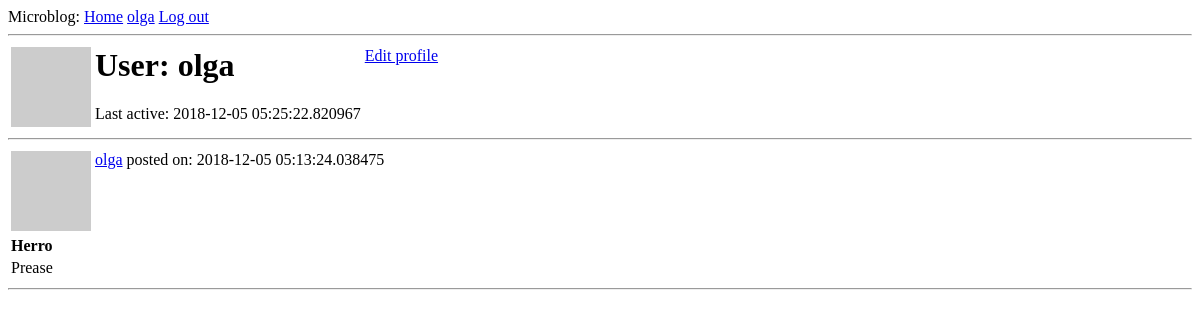
The page /user/olga (signed in) on the database as committed earlier.
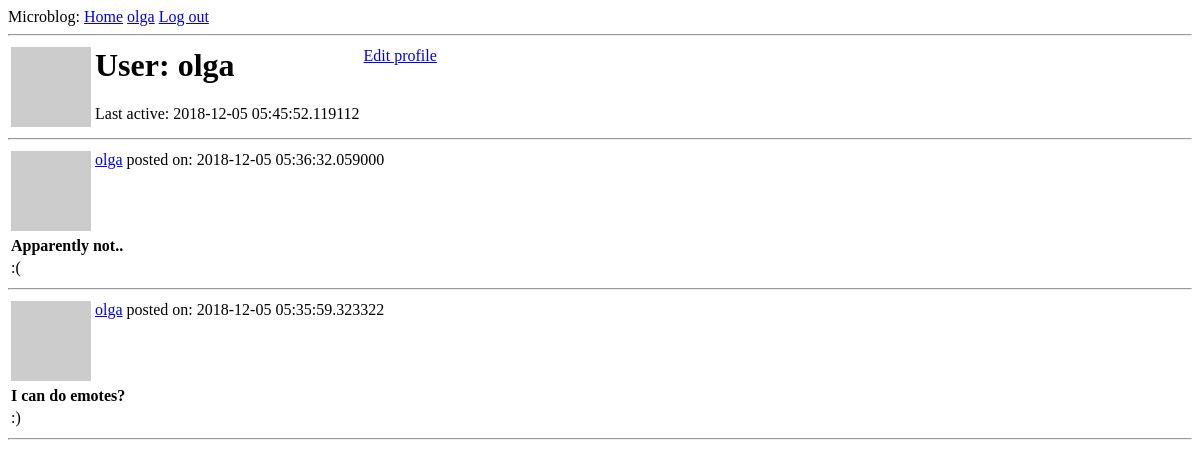
The same page on the database as committed later.
### app/models.py (models this page shows, shortened)
class User(UserMixin, db.Model):
    id            = db.Column(db.Integer, primary_key = True)
    username      = db.Column(db.String(64), index = True, unique = True)
    email         = db.Column(db.String(128), index = True, unique = True)
    password_hash = db.Column(db.String(128))
    posts         = db.relationship('Post', backref = 'author', lazy = 'dynamic')
    about_me      = db.Column(db.String(50))
    last_seen     = db.Column(db.DateTime, default=datetime.utcnow)
    def avatar(self, size = 64):
        digest = md5(self.email.lower().encode('utf-8')).hexdigest()
        return('https://gravatar.com/avatar/{}?d=retro&s={}'.format(digest, size))

class Post(db.Model):
    id           = db.Column(db.Integer, primary_key = True)
    title        = db.Column(db.String(40))
    body         = db.Column(db.String(512))
    timestamp    = db.Column(db.DateTime, index = True, default = datetime.utcnow)
    user_id      = db.Column(db.Integer, db.ForeignKey('user.id'))

### app/routes.py (the view)
@app.route('/user/<username>')
@login_required
def user(username):
    page  = request.args.get('page', 1, type = int)
    user  = User.query.filter_by(username = username).first_or_404()
    posts = Post.query.filter_by(user_id = user.id).order_by(Post.timestamp.desc()).paginate(page, app.config['POSTS_PER_PAGE'], False)
    return(render_template('user.html', user = user, posts = posts.items))

### app/models.py (called while the page is built)
@login.user_loader
def load_user(id):
    return User.query.get(int(id))

### app/routes.py (called while the page is built)
@app.before_request
def before_request():
    if current_user.is_authenticated:
        current_user.last_seen = datetime.utcnow()
        db.session.commit()

### app/templates/user.html (shortened to what this page needs)
{% extends "base.html" %}
{% block content %}
  <table>
    <tr valign="top">
      <td><img src="{{ user.avatar() }}"></td>
      <td>
        <h1>User: {{ user.username }}</h1>
        {% if user.last_seen %}<p>Last active: {{ user.last_seen }}</p>{% endif %}
      </td>
      <td>
        {% if user == current_user %}
        <p><a href="{{ url_for('edit_profile') }}">Edit profile</a></p>
        {% endif %}
      </td>
    </tr>
  </table>
  <hr>
  {% for post in posts %}
    {% include "_post.html" %}
  {% endfor %}
{% endblock %}

### app/templates/base.html (shortened to what this page needs)
<html>
    <head>
    </head>
    <body>
        <div>
            Microblog:
            <a href="{{ url_for('index') }}">Home</a>
            {% if current_user.is_anonymous %}
            <a href="{{ url_for('login') }}">Login</a>
            {% else %}
            <a href="{{ url_for('user', username = current_user.username) }}">{{ current_user.username }}</a>
            <a href="{{ url_for('logout') }}">Log out</a>
            {% endif %}
        </div>
        <hr>
        {% block content %}{% endblock %}
    </body>
</html>

### app/templates/_post.html
<table>
    <tr valign="top">
        <td>
          <img src="{{ post.author.avatar(36) }}"><br>
        </td>
        <td>
          <a href="{{ url_for('user', username=post.author.username) }}">{{ post.author.username }}</a>
        </td>
        <td>
          posted on: {{ post.timestamp }}
        </td>
    </tr>
</table>
<table>
  <tr>
      <td><b>{{ post.title }}<b></td>
  </tr>
  <tr>
      <td>{{ post.body }}</td>
  </tr>
</table>
<hr>

Rows that differ between the two databases and show on the page:
no longer on this page (row unchanged): Post: author.username "olga", timestamp "2018-12-05 05:13:24.038475", title "Herro", body "Prease"
changed User "olga": last_seen "2018-12-05 05:25:22.820967" → "2018-12-05 05:45:52.119112"
added Post: author.username "olga", timestamp "2018-12-05 05:36:32.059000", title "Apparently not..", body ":("
added Post: author.username "olga", timestamp "2018-12-05 05:35:59.323322", title "I can do emotes?", body ":)"
